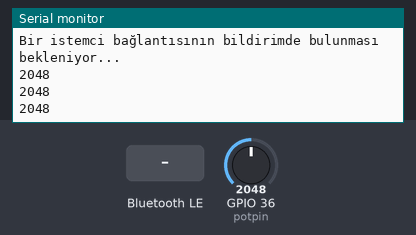
This sketch was run on a simulated ESP32. On the bench: the last lines printed to the serial monitor. The test bench sets the inputs (shaded band); at power-on: GPIO 36 (potpin) = 2048. Nothing arrives over Bluetooth unless stated; a phone connects over Bluetooth LE 3 s after start.

Above: at 1.2 s.
1.3 s: Bluetooth LE write "1" received
At 1.48 s:
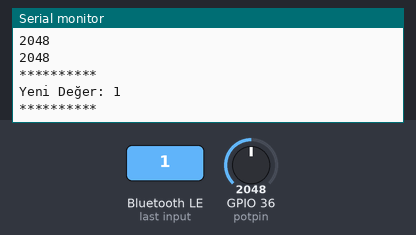
2.8 s: GPIO 36 (potpin) set to 2866
At 3.4 s:
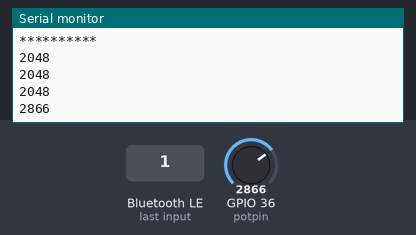
4.3 s: Bluetooth LE write "0" received
At 4.48 s:
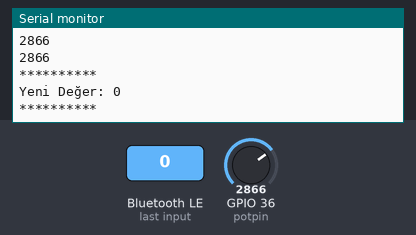
5.8 s: GPIO 36 (potpin) set to 3603
At 6.4 s:
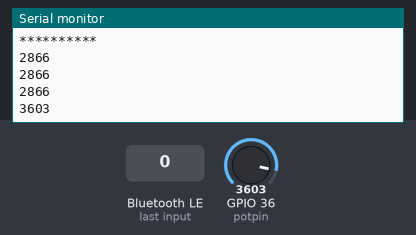
Timing chart, 0 to 8.3 s (numbered marks = the images above; inputs shaded):
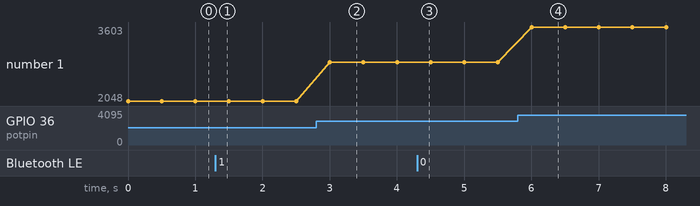

The sketch:

ESP32_BLE_Server_simple.ino
```cpp
#include <BLEDevice.h>
#include <BLEServer.h>
#include <BLEUtils.h>
#include <BLE2902.h>
const int potpin = 36;
int potdeger = 0;
BLEServer* pServer = NULL;
BLECharacteristic* pCharacteristic = NULL;
bool deviceConnected = false;
bool oldDeviceConnected = false;


#define SERVICE_UUID        "eb36d2c8-e3da-41f7-8120-2664c83fa432"
#define CHARACTERISTIC_UUID "433d109a-a336-4479-bfa5-7c29097d65ca"


class MyServerCallbacks: public BLEServerCallbacks {
    void onConnect(BLEServer* pServer) {
      deviceConnected = true;
      BLEDevice::startAdvertising();
    };

    void onDisconnect(BLEServer* pServer) {
      deviceConnected = false;
    }
};

class MyCallbacks: public BLECharacteristicCallbacks {
  void onWrite(BLECharacteristic *pCharacteristic){
    std::string value = pCharacteristic->getValue();

    if(value.length() > 0){

      Serial.println("**********");
      Serial.print("Yeni Değer: ");

      for(int i=0; i < value.length(); i++){
        Serial.print(value[i]);

      }

      Serial.println();
      Serial.println("**********");

    }
  }
};


void setup() {
  Serial.begin(115200);


  BLEDevice::init("Kutar bilisim");


  pServer = BLEDevice::createServer();
  pServer->setCallbacks(new MyServerCallbacks());

  BLEService *pService = pServer->createService(SERVICE_UUID);

  // Create a BLE Characteristic
  pCharacteristic = pService->createCharacteristic(
                      CHARACTERISTIC_UUID,
                      BLECharacteristic::PROPERTY_READ   |
                      BLECharacteristic::PROPERTY_WRITE  |
                      BLECharacteristic::PROPERTY_NOTIFY |
                      BLECharacteristic::PROPERTY_INDICATE
                    );

  pCharacteristic->setCallbacks(new MyCallbacks());


  pCharacteristic->addDescriptor(new BLE2902());

  pService->start();

  BLEAdvertising *pAdvertising = BLEDevice::getAdvertising();
  pAdvertising->addServiceUUID(SERVICE_UUID);
  pAdvertising->setScanResponse(false);
  pAdvertising->setMinPreferred(0x0);
  BLEDevice::startAdvertising();
  Serial.println("Bir istemci bağlantısının bildirimde bulunması bekleniyor...");
}

void loop() {
    potdeger=analogRead(potpin);
    Serial.println(potdeger);
    delay(500);
    if (!deviceConnected && oldDeviceConnected) {
        delay(500);
        pServer->startAdvertising();
        Serial.println("start advertising");

         String str = "";
        str += potdeger;

        pCharacteristic->setValue((char*)str.c_str());
        pCharacteristic->notify();


    }

    if (deviceConnected && !oldDeviceConnected) {
        oldDeviceConnected = deviceConnected;


    }
}
```

Measured:
- after the input at 1.3 s, the serial monitor: prints a new line after 0.05 s (image 1)
- after the input at 2.8 s, the serial monitor: prints a new line after 0.20 s (image 2)
- after the input at 4.3 s, the serial monitor: prints a new line after 0.05 s (image 3)
- after the input at 5.8 s, the serial monitor: prints a new line after 0.20 s (image 4)
- plotted number 1: 2048 → 2866 after the input at 2.8 s, 2866 → 3603 after the input at 5.8 s
